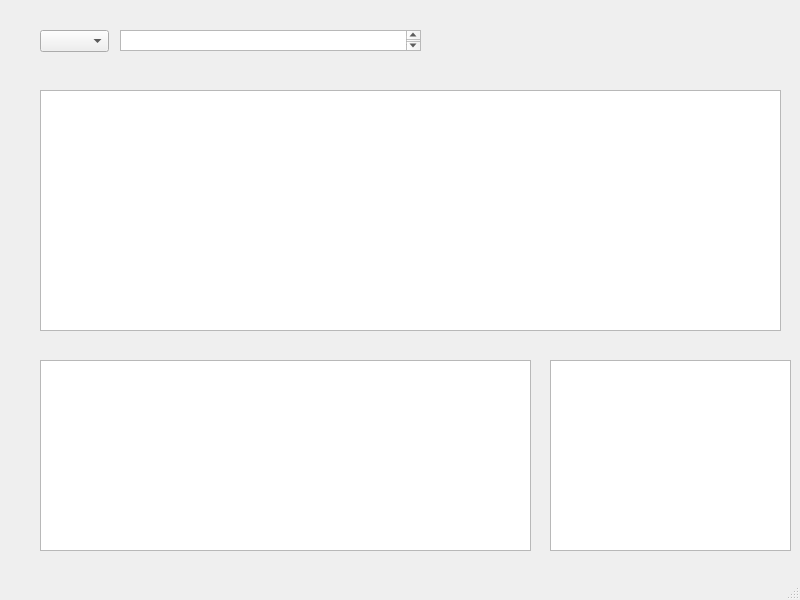
<?xml version="1.0" encoding="UTF-8"?>
<ui version="4.0">
 <class>MainWindow</class>
 <widget class="QMainWindow" name="MainWindow">
  <property name="geometry">
   <rect>
    <x>0</x>
    <y>0</y>
    <width>800</width>
    <height>600</height>
   </rect>
  </property>
  <property name="windowTitle">
   <string>MainWindow</string>
  </property>
  <widget class="QWidget" name="centralwidget">
   <widget class="QTextEdit" name="Details">
    <property name="geometry">
     <rect>
      <x>40</x>
      <y>360</y>
      <width>491</width>
      <height>191</height>
     </rect>
    </property>
   </widget>
   <widget class="QTextEdit" name="Summary">
    <property name="geometry">
     <rect>
      <x>550</x>
      <y>360</y>
      <width>241</width>
      <height>191</height>
     </rect>
    </property>
   </widget>
   <widget class="QComboBox" name="Type">
    <property name="geometry">
     <rect>
      <x>40</x>
      <y>30</y>
      <width>69</width>
      <height>22</height>
     </rect>
    </property>
   </widget>
   <widget class="QTextEdit" name="Packages">
    <property name="geometry">
     <rect>
      <x>40</x>
      <y>90</y>
      <width>741</width>
      <height>241</height>
     </rect>
    </property>
   </widget>
   <widget class="QTextEdit" name="Filter">
    <property name="geometry">
     <rect>
      <x>120</x>
      <y>30</y>
      <width>301</width>
      <height>21</height>
     </rect>
    </property>
   </widget>
  </widget>
  <widget class="QMenuBar" name="menubar">
   <property name="geometry">
    <rect>
     <x>0</x>
     <y>0</y>
     <width>800</width>
     <height>23</height>
    </rect>
   </property>
  </widget>
  <widget class="QStatusBar" name="statusbar"/>
 </widget>
 <resources/>
 <connections/>
</ui>
